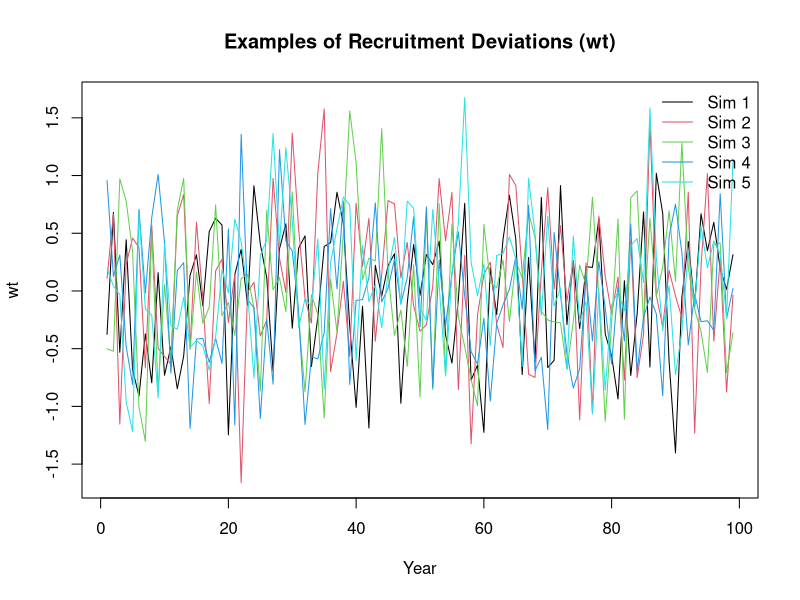
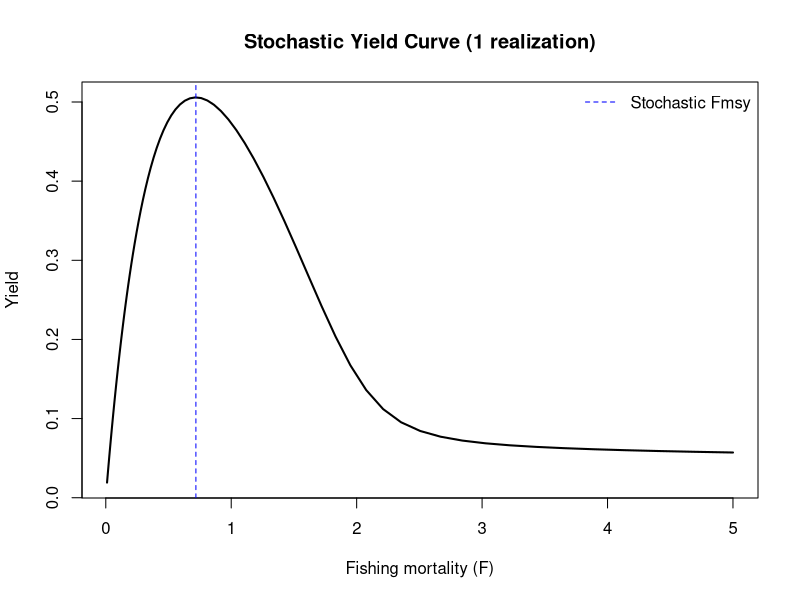
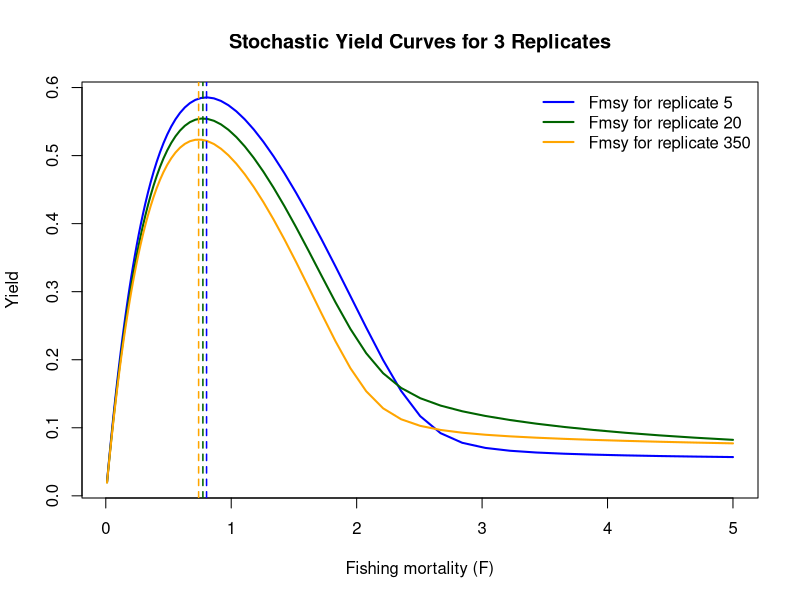
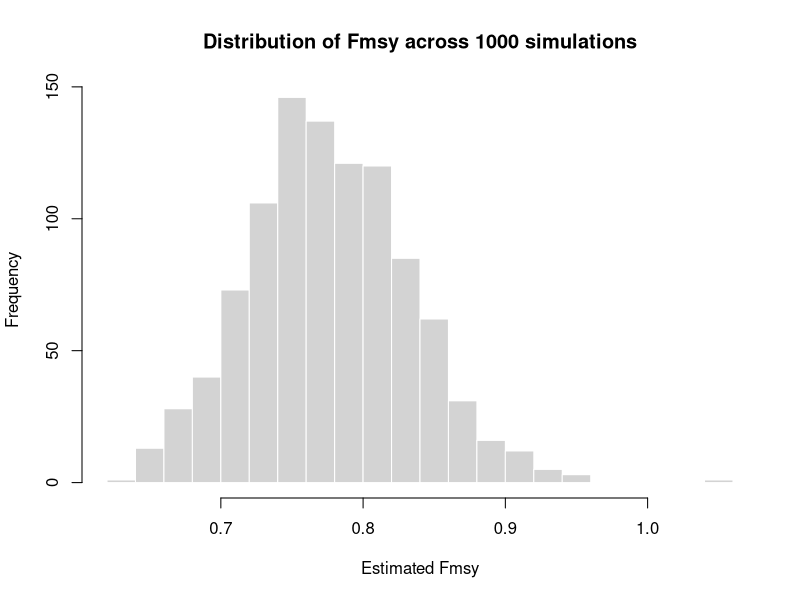
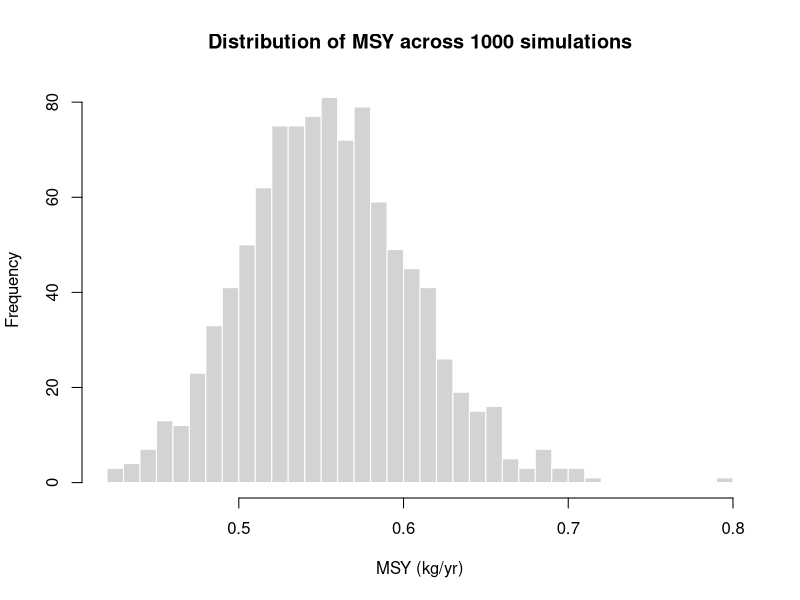

The R script that drew these images, in order:
# life history inputs
vul <- c(0.05, 0.174, 0.571, 0.899, 1.000, 0.6)
wa <- c(0.05, 0.104, 0.145, 0.186, 0.212, 0.253)
mat <- c(0.05, 0.20, 0.82, 0.99, 1.00, 1.00)
M <- 0.4
n_ages <- length(mat)

# survivorship
lo <- numeric(n_ages)
lo[1] <- 1
for (i in 2:n_ages) lo[i] <- lo[i - 1] * exp(-M)
lo[n_ages] <- lo[n_ages - 1] / (1 - exp(-M))

# recruitment params
Ro <- 10
recK <- 5
sbro <- sum(lo * mat * wa)
ln_alpha <- log(recK / sbro)
br <- (ln_alpha + log(sbro)) / (Ro * sbro)
ninit <- Ro * lo

# simulation settings
n_years <- 100
sdr <- 0.6
n_sim <- 1000

# draw wt sequences
set.seed(1)
wt_mat <- matrix(rnorm((n_years - 1) * n_sim, 0, sdr), nrow = n_sim)
# plot 5 example wt sequences
matplot(t(wt_mat[1:5, ]),
  type = "l", lty = 1,
  main = "Examples of Recruitment Deviations (wt)",
  xlab = "Year", ylab = "wt", col = 1:5
)
legend("topright", legend = paste("Sim", 1:5), col = 1:5, lty = 1, bty = "n")

# function to estimate Fmsy from one wt sequence
get_yield <- function(logF, wt) {
  F <- exp(logF)
  Z <- matrix(F * vul + M, nrow = n_years, ncol = n_ages, byrow = TRUE)
  log_n <- matrix(-Inf, nrow = n_years, ncol = n_ages)
  log_n[1, ] <- log(ninit)
  ssb <- yield <- numeric(n_years - 1)
  for (t in 1:(n_years - 1)) {
    ssb[t] <- sum(exp(log_n[t, ]) * mat * wa)
    yield[t] <- sum(exp(log_n[t, ]) * wa * F * vul / Z[t, ] * (1 - exp(-Z[t, ])))
    for (a in 2:n_ages) {
      log_n[t + 1, a] <- log_n[t, a - 1] - Z[t, a - 1]
    }
    log_n[t + 1, n_ages] <- log(
      exp(log_n[t + 1, n_ages]) +
        exp(log_n[t, n_ages]) * exp(-Z[t, n_ages])
    )
    log_n[t + 1, 1] <- ln_alpha + log(ssb[t]) - br * ssb[t] + wt[t]
  }
  -mean(yield)
}

# run simulation
fmsy_vals <- msy_vals <- numeric(n_sim)
for (i in 1:n_sim) {
  wt <- wt_mat[i, ]
  opt <- optimize(function(logF) get_yield(logF, wt),
    interval = log(c(0.01, 5))
  )
  fmsy_vals[i] <- exp(opt$minimum)
  msy_vals[i] <- -get_yield(opt$minimum, wt) # positive MSY
  if (i %% 50 == 0) cat("Completed", i, "of", n_sim, "\n")
}

# plot the stochastic yield curve for one replicate
wt_example <- wt_mat[1, ]
f_seq <- seq(log(0.01), log(5), length.out = 100)
yields <- sapply(f_seq, get_yield, wt = wt_example)

plot(exp(f_seq), -yields,
  type = "l", lwd = 2,
  xlab = "Fishing mortality (F)", ylab = "Yield",
  main = "Stochastic Yield Curve (1 realization)"
)
abline(v = fmsy_vals[1], col = "blue", lty = 2)
legend("topright",
  legend = c("Stochastic Fmsy"),
  col = c("blue"), lty = 2, bty = "n"
)

# plot the same thing but for 3 replicates to visualize
rep_ids <- c(5, 20, 350)
colors <- c("blue", "darkgreen", "orange")

# sequence of F values to evaluate
f_seq <- seq(log(0.01), log(5), length.out = 100)

# compute yields for each replicate
yield_mat <- sapply(rep_ids, function(i) {
  wt_example <- wt_mat[i, ]
  sapply(f_seq, get_yield, wt = wt_example)
})

# plot all yield curves
matplot(exp(f_seq), -yield_mat,
  type = "l", lty = 1, lwd = 2,
  col = colors, xlab = "Fishing mortality (F)", ylab = "Yield",
  main = "Stochastic Yield Curves for 3 Replicates"
)

# add vertical lines for their estimated Fmsy
for (j in seq_along(rep_ids)) {
  abline(v = fmsy_vals[rep_ids[j]], col = colors[j], lty = 2, lwd = 1.5)
}

legend("topright",
  legend = paste("Fmsy for replicate", rep_ids),
  col = colors, lty = 1, lwd = 2, bty = "n"
)

# plot histogram of Fmsy
hist(fmsy_vals,
  breaks = 20,
  main = "Distribution of Fmsy across 1000 simulations",
  xlab = "Estimated Fmsy", col = "lightgray", border = "white"
)

# summarize the median +/- 90% uncertainty interval of Fmsy
quantile(fmsy_vals, c(0.05, 0.5, 0.95))

hist(msy_vals,
  breaks = 40,
  main = "Distribution of MSY across 1000 simulations",
  xlab = "MSY (kg/yr)", col = "lightgray", border = "white"
)

# summarize the median +/- 90% uncertainty interval of Msy
quantile(msy_vals, c(0.05, 0.5, 0.95))

# Class discussion points
# How could we go about exploring the tradeoff between yield and risk
# in this framework? Could we do it in the equilibrium framework?

# Thinkng about recruitment dynamics
# we have done the simplest thing here in terms of wt. What else could be done
# to make the simulation more realistic? How do you think this may change answers?

# Other things that could go wrong, and what might you do to address them?

# Could you adapt this to work with steepness instead of recK?

# Compare the answers you get here with the equilibrium values. What do you notice
# or see?
